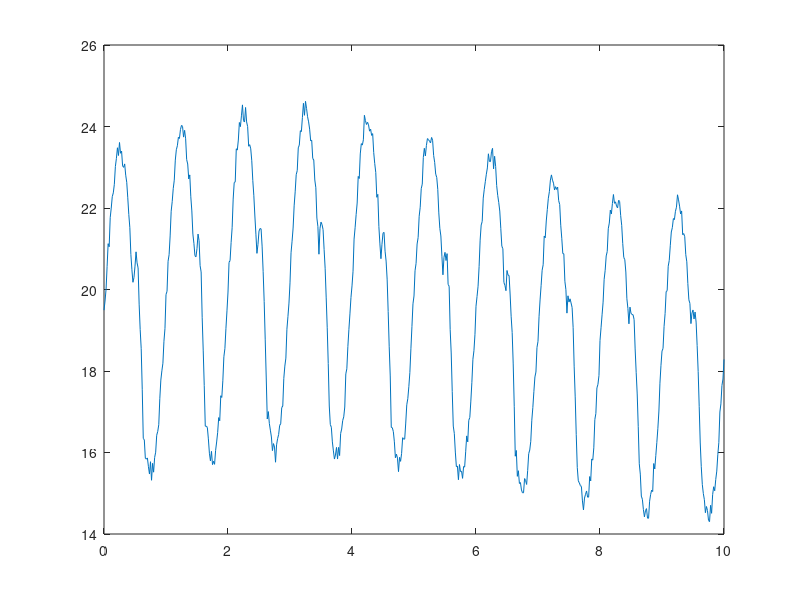

Write MATLAB code to recreate this figure.
clear all

noise=1;    %Noise amplitude
DC=15;      %DC amplitude
AC=1;       %AC amplitude
DN=1;       %Dicrotic notch size
fluctuation=1;  %Fluctiation amplitude
samplingrate=60;
heartrate=60;
time=10;    %Seconds

t=0:1/samplingrate:time;
a=4*sin(t*2*pi*heartrate/60)+4;
b=sin(t*2*pi*heartrate/60+pi*1.4)*4-3.5;


for i=1:length(a)
    if a(i)<0
        a(i)=0;
    end
end

for i=1:length(b)
    if b(i)<0
        b(i)=0;
    end
end
    
c=AC*(a+DN*b*4);
%---------Add noise

c=c+noise*rand(1,length(c))/2;

%---------Add DC

c=c+DC;
%--------Add fluctuation

F=0.05*sin(t/2)+1;
c=fluctuation*c.*F;

Generated_PPG_signal=c;     %Final generated PPG signal
plot(t,c)
